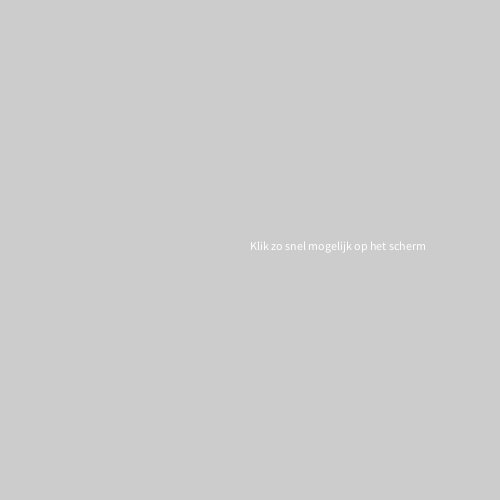
Frame 1 (no input)
Frame 60 (the mouse pressed at the canvas centre just before this capture): identical to frame 1, image omitted
Frame 120 (the mouse held since frame 60 and released just before this capture): identical to frame 1, image omitted

The Processing sketch that drew this single still picture (run headless with seeded random() and noise(); from frame 60 on, the mouse is pressed at the canvas centre):

// Processing sketch: H012_Opd2
// ── H012_Opd2.pde
double teller = 0;


void setup() {
  size(500,500);
  text("Klik zo snel mogelijk op het scherm",250,250);
  
}

void draw() {
 
}

void mouseClicked() {
  int tijd = millis();
  if (tijd < 10000) {
    teller++;
  } else {
    text("Je hebt in 10 secondes: " + teller + " geklikt",50,50);
    println("Je hebt in 10 secondes: " + teller + " geklikt");
    noLoop();
  }
 }
    
  


  
